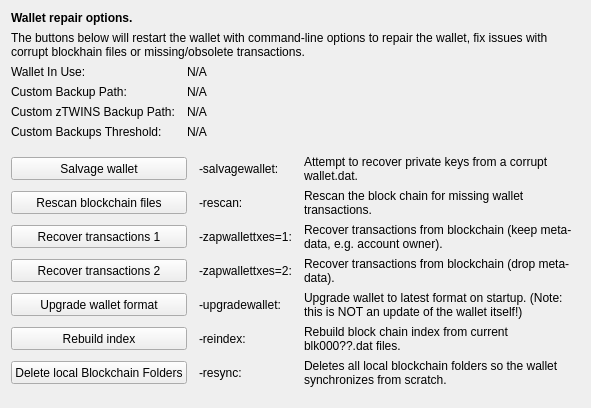
     <widget class="QWidget" name="tab_repair">
      <attribute name="title">
       <string>&amp;Wallet Repair</string>
      </attribute>
      <layout class="QGridLayout" name="gridLayout_4" columnstretch="0,0,0,0">
       <property name="horizontalSpacing">
        <number>12</number>
       </property>
       <item row="0" column="0" colspan="4">
        <widget class="QLabel" name="label_repair_header">
         <property name="font">
          <font>
           <weight>75</weight>
           <bold>true</bold>
          </font>
         </property>
         <property name="text">
          <string>Wallet repair options.</string>
         </property>
        </widget>
       </item>
       <item row="1" column="0" colspan="4">
        <widget class="QLabel" name="label_repair_helptext">
         <property name="font">
          <font>
           <weight>50</weight>
           <bold>false</bold>
          </font>
         </property>
         <property name="text">
          <string>The buttons below will restart the wallet with command-line options to repair the wallet, fix issues with corrupt blockhain files or missing/obsolete transactions.</string>
         </property>
         <property name="wordWrap">
          <bool>true</bool>
         </property>
        </widget>
       </item>
       <item row="2" column="0">
        <widget class="QLabel" name="wallet_path_label">
         <property name="text">
          <string>Wallet In Use:</string>
         </property>
        </widget>
       </item>
       <item row="2" column="1" colspan="3">
        <widget class="QLabel" name="wallet_path">
         <property name="cursor">
          <cursorShape>IBeamCursor</cursorShape>
         </property>
         <property name="text">
          <string>N/A</string>
         </property>
         <property name="textFormat">
          <enum>Qt::PlainText</enum>
         </property>
         <property name="textInteractionFlags">
          <set>Qt::LinksAccessibleByMouse|Qt::TextSelectableByKeyboard|Qt::TextSelectableByMouse</set>
         </property>
        </widget>
       </item>
       <item row="3" column="0">
        <widget class="QLabel" name="wallet_custombackuppath_label">
         <property name="visible">
          <bool>false</bool>
         </property>
         <property name="text">
          <string>Custom Backup Path:</string>
         </property>
        </widget>
       </item>
       <item row="3" column="1" colspan="3">
        <widget class="QLabel" name="wallet_custombackuppath">
         <property name="cursor">
          <cursorShape>IBeamCursor</cursorShape>
         </property>
         <property name="visible">
          <bool>false</bool>
         </property>
         <property name="text">
          <string>N/A</string>
         </property>
         <property name="textFormat">
          <enum>Qt::PlainText</enum>
         </property>
         <property name="textInteractionFlags">
          <set>Qt::LinksAccessibleByMouse|Qt::TextSelectableByKeyboard|Qt::TextSelectableByMouse</set>
         </property>
        </widget>
       </item>
       <item row="4" column="0">
        <widget class="QLabel" name="wallet_customztwinsbackuppath_label">
         <property name="visible">
          <bool>false</bool>
         </property>
         <property name="text">
          <string>Custom zTWINS Backup Path:</string>
         </property>
        </widget>
       </item>
       <item row="4" column="1" colspan="3">
        <widget class="QLabel" name="wallet_customztwinsbackuppath">
         <property name="cursor">
          <cursorShape>IBeamCursor</cursorShape>
         </property>
         <property name="visible">
          <bool>false</bool>
         </property>
         <property name="text">
          <string>N/A</string>
         </property>
         <property name="textFormat">
          <enum>Qt::PlainText</enum>
         </property>
         <property name="textInteractionFlags">
          <set>Qt::LinksAccessibleByMouse|Qt::TextSelectableByKeyboard|Qt::TextSelectableByMouse</set>
         </property>
        </widget>
       </item>
       <item row="5" column="0">
        <widget class="QLabel" name="wallet_custombackupthreshold_label">
         <property name="visible">
          <bool>false</bool>
         </property>
         <property name="text">
          <string>Custom Backups Threshold:</string>
         </property>
        </widget>
       </item>
       <item row="5" column="1" colspan="3">
        <widget class="QLabel" name="wallet_custombackupthreshold">
         <property name="cursor">
          <cursorShape>IBeamCursor</cursorShape>
         </property>
         <property name="visible">
          <bool>false</bool>
         </property>
         <property name="text">
          <string>N/A</string>
         </property>
         <property name="textFormat">
          <enum>Qt::PlainText</enum>
         </property>
         <property name="textInteractionFlags">
          <set>Qt::LinksAccessibleByMouse|Qt::TextSelectableByKeyboard|Qt::TextSelectableByMouse</set>
         </property>
        </widget>
       </item>
       <item row="6" column="0">
        <spacer name="verticalSpacer_repair1">
         <property name="orientation">
          <enum>Qt::Vertical</enum>
         </property>
         <property name="sizeHint" stdset="0">
          <size>
           <width>10</width>
           <height>10</height>
          </size>
         </property>
        </spacer>
       </item>
       <item row="7" column="0" colspan="2">
        <widget class="QPushButton" name="btn_salvagewallet">
         <property name="minimumSize">
          <size>
           <width>100</width>
           <height>23</height>
          </size>
         </property>
         <property name="text">
          <string>Salvage wallet</string>
         </property>
        </widget>
       </item>
       <item row="7" column="2">
        <widget class="QLabel" name="label_repair_salvage_command">
         <property name="text">
          <string notr="true">-salvagewallet:</string>
         </property>
        </widget>
       </item>
       <item row="7" column="3">
        <widget class="QLabel" name="label_repair_salvage">
         <property name="text">
          <string>Attempt to recover private keys from a corrupt wallet.dat.</string>
         </property>
         <property name="wordWrap">
          <bool>true</bool>
         </property>
        </widget>
       </item>
       <item row="8" column="0" colspan="2">
        <widget class="QPushButton" name="btn_rescan">
         <property name="minimumSize">
          <size>
           <width>100</width>
           <height>23</height>
          </size>
         </property>
         <property name="text">
          <string>Rescan blockchain files</string>
         </property>
        </widget>
       </item>
       <item row="8" column="2">
        <widget class="QLabel" name="label_repair_rescan_command">
         <property name="text">
          <string notr="true">-rescan:</string>
         </property>
        </widget>
       </item>
       <item row="8" column="3">
        <widget class="QLabel" name="label_repair_rescan">
         <property name="text">
          <string>Rescan the block chain for missing wallet transactions.</string>
         </property>
         <property name="wordWrap">
          <bool>true</bool>
         </property>
        </widget>
       </item>
       <item row="9" column="0" colspan="2">
        <widget class="QPushButton" name="btn_zapwallettxes1">
         <property name="minimumSize">
          <size>
           <width>100</width>
           <height>23</height>
          </size>
         </property>
         <property name="text">
          <string>Recover transactions 1</string>
         </property>
        </widget>
       </item>
       <item row="9" column="2">
        <widget class="QLabel" name="label_repair_zap1_command">
         <property name="text">
          <string notr="true">-zapwallettxes=1:</string>
         </property>
        </widget>
       </item>
       <item row="9" column="3">
        <widget class="QLabel" name="label_repair_zap1">
         <property name="text">
          <string>Recover transactions from blockchain (keep meta-data, e.g. account owner).</string>
         </property>
         <property name="wordWrap">
          <bool>true</bool>
         </property>
        </widget>
       </item>
       <item row="10" column="0" colspan="2">
        <widget class="QPushButton" name="btn_zapwallettxes2">
         <property name="minimumSize">
          <size>
           <width>100</width>
           <height>23</height>
          </size>
         </property>
         <property name="text">
          <string>Recover transactions 2</string>
         </property>
        </widget>
       </item>
       <item row="10" column="2">
        <widget class="QLabel" name="label_repair_zap2_command">
         <property name="text">
          <string notr="true">-zapwallettxes=2:</string>
         </property>
        </widget>
       </item>
       <item row="10" column="3">
        <widget class="QLabel" name="label_repair_zap2">
         <property name="text">
          <string>Recover transactions from blockchain (drop meta-data).</string>
         </property>
         <property name="wordWrap">
          <bool>true</bool>
         </property>
        </widget>
       </item>
       <item row="11" column="0" colspan="2">
        <widget class="QPushButton" name="btn_upgradewallet">
         <property name="minimumSize">
          <size>
           <width>100</width>
           <height>23</height>
          </size>
         </property>
         <property name="text">
          <string>Upgrade wallet format</string>
         </property>
        </widget>
       </item>
       <item row="11" column="2">
        <widget class="QLabel" name="label_repair_upgrade_command">
         <property name="text">
          <string notr="true">-upgradewallet:</string>
         </property>
        </widget>
       </item>
       <item row="11" column="3">
        <widget class="QLabel" name="label_repair_upgrade">
         <property name="text">
          <string>Upgrade wallet to latest format on startup. (Note: this is NOT an update of the wallet itself!)</string>
         </property>
         <property name="wordWrap">
          <bool>true</bool>
         </property>
        </widget>
       </item>
       <item row="12" column="0" colspan="2">
        <widget class="QPushButton" name="btn_reindex">
         <property name="minimumSize">
          <size>
           <width>100</width>
           <height>23</height>
          </size>
         </property>
         <property name="text">
          <string>Rebuild index</string>
         </property>
        </widget>
       </item>
       <item row="12" column="2">
        <widget class="QLabel" name="label_repair_reindex_command">
         <property name="text">
          <string notr="true">-reindex:</string>
         </property>
        </widget>
       </item>
       <item row="12" column="3">
        <widget class="QLabel" name="label_repair_reindex">
         <property name="text">
          <string>Rebuild block chain index from current blk000??.dat files.</string>
         </property>
         <property name="wordWrap">
          <bool>true</bool>
         </property>
        </widget>
       </item>
       <item row="13" column="0" colspan="2">
        <widget class="QPushButton" name="btn_resync">
         <property name="minimumSize">
          <size>
           <width>100</width>
           <height>23</height>
          </size>
         </property>
         <property name="text">
          <string>Delete local Blockchain Folders</string>
         </property>
        </widget>
       </item>
       <item row="13" column="2">
        <widget class="QLabel" name="label_repair_resync_command">
         <property name="text">
          <string>-resync:</string>
         </property>
        </widget>
       </item>
       <item row="13" column="3">
        <widget class="QLabel" name="label_repair_resync">
         <property name="text">
          <string>Deletes all local blockchain folders so the wallet synchronizes from scratch.</string>
         </property>
         <property name="wordWrap">
          <bool>true</bool>
         </property>
        </widget>
       </item>
       <item row="14" column="0">
        <spacer name="verticalSpacer_repair2">
         <property name="orientation">
          <enum>Qt::Vertical</enum>
         </property>
         <property name="sizeHint" stdset="0">
          <size>
           <width>20</width>
           <height>10</height>
          </size>
         </property>
        </spacer>
       </item>
      </layout>
     </widget>
